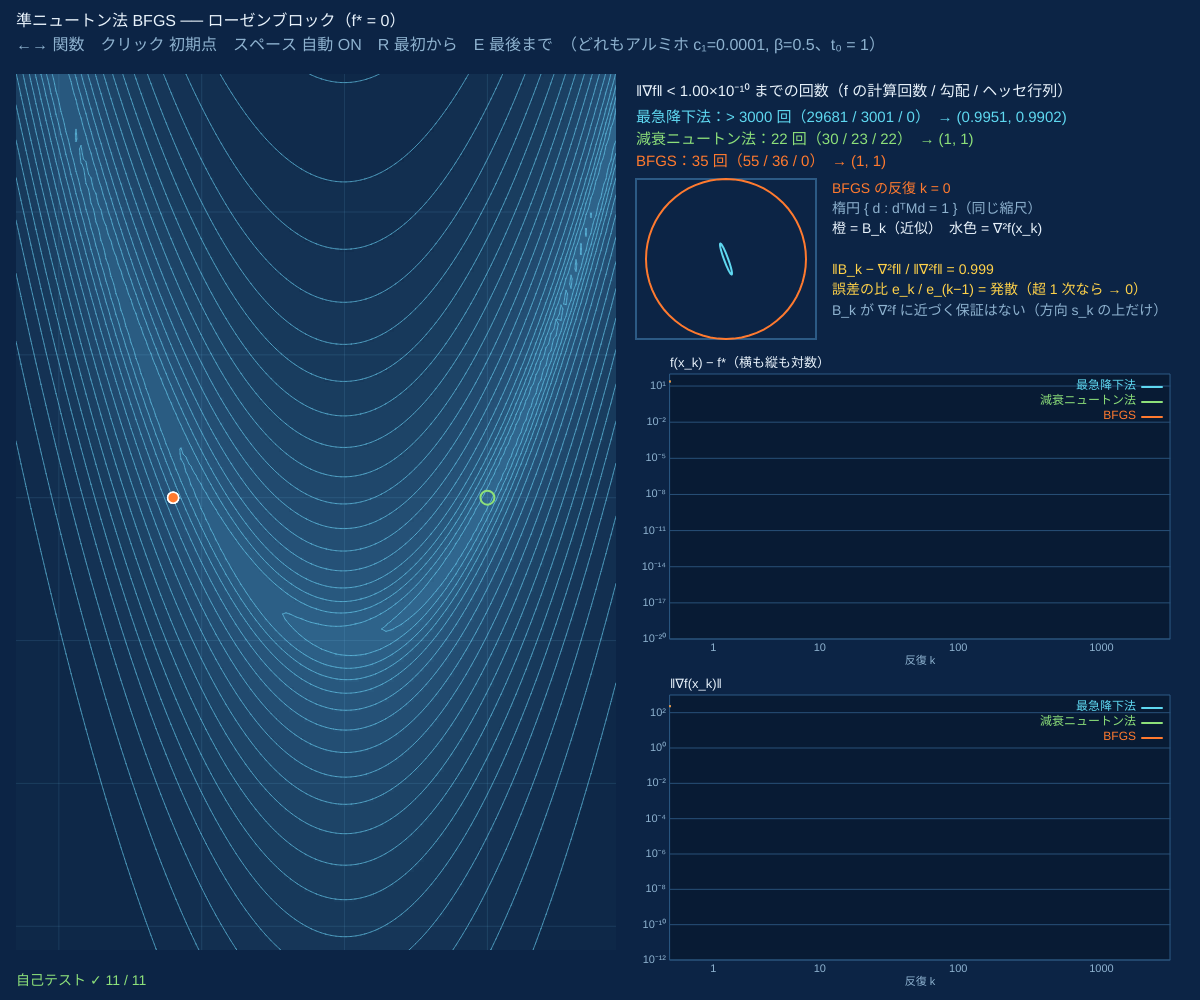
Frame 1 (no input)
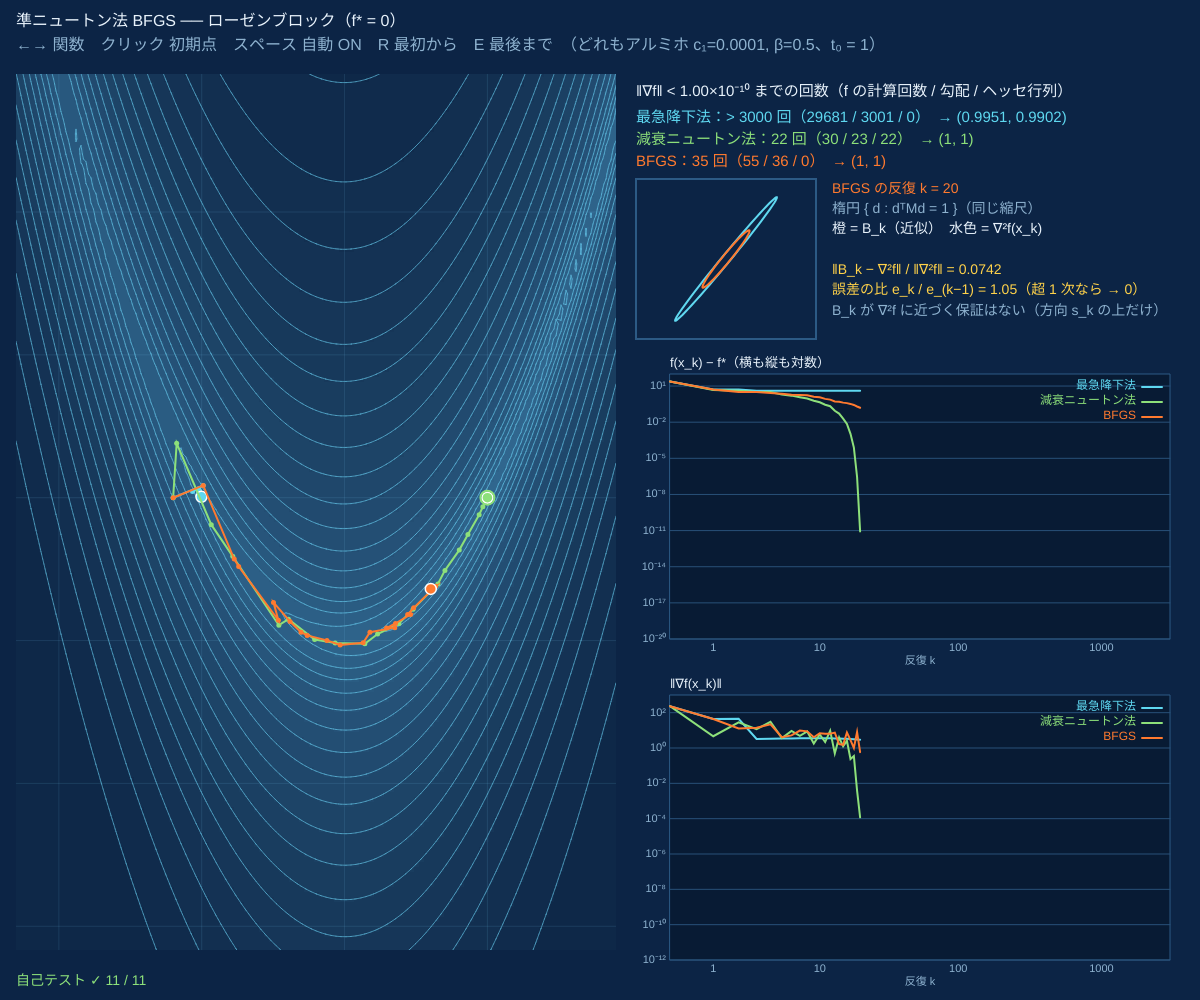
Frame 60 (no input)
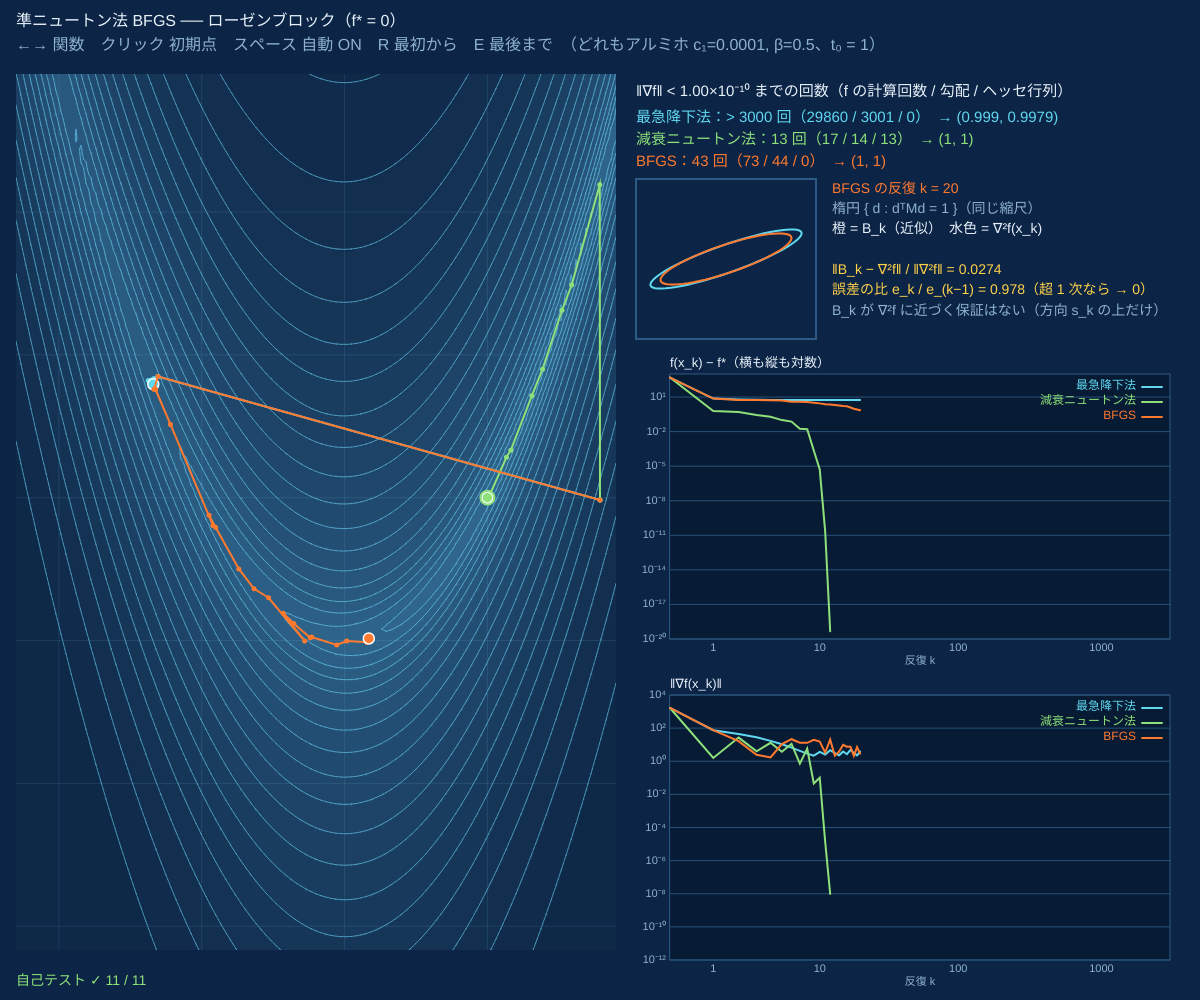
Frame 120 (the mouse pressed at the canvas centre since frame 60)

The p5.js sketch that drew these frames (run headless with seeded random() and noise() and a simulated clock; from frame 60 on, the mouse is pressed at the canvas centre):

// p5.js sketch
// ── sketch.js
// ============================================
// 07 準ニュートン法 BFGS
// ヘッセ行列を計算しないで、勾配の変化 y = ∇f(x₊) − ∇f(x) と移動 s = x₊ − x から「近似のヘッセ行列」B を育てる
//   B₊ s = y（セカント条件）を満たすように毎回すこしだけ直す。右下の楕円：B（橙）と本物の ∇²f（水色）
//   同じ関数で 最急降下法（アルミホ）・減衰ニュートン法・BFGS を競走させる
// ←→ = 関数 / クリック = 初期点 / スペース = 自動 / R = 最初から / E = 最後まで
// ============================================

const KMAX = 3000;          // ★ 反復の最大回数
const GTOL = 1e-10;         // ★ ‖∇f‖ がこれより小さくなったら止める
const C1 = 1e-4, BETA = 0.5; // ★ アルミホの定数（3 つの方法で共通）
const STARTS = [[-1.2, 1], [2, 2], [-0.3, -0.9], [-2.6, 1.6]];   // ★ 関数ごとの初期点
let FNS, fi = 0, F, V, CI, x0, runs = [], shown = 0, auto = true, METH;

function setup() {
  createCanvas(windowWidth, windowHeight);
  FNS = [ROSEN, BEALE, HIMMEL, quadFn(20)];
  METH = [{ name: '最急降下法', col: PAL.cy }, { name: '減衰ニュートン法', col: PAL.gr }, { name: 'BFGS', col: PAL.or }];
  selfTest();
  rebuild(true);
}
function rebuild(newFn) {
  F = FNS[fi];
  if (newFn) { V = makeView(16, 74, width * 0.5, height - 124, F.view); CI = contourImage(V, F.f); x0 = STARTS[fi]; }
  runs = METH.map((m, i) => runMethod(F, x0, i));
  shown = 0;
}
// 逆行列の形の BFGS 更新：H₊ = (I − ρsyᵀ) H (I − ρysᵀ) + ρssᵀ、ρ = 1/(yᵀs)（n 次元）
function bfgsInv(H, s, y) {
  let r = 1 / vdot(y, s), Hy = H.map((row) => vdot(row, y)), yHy = vdot(y, Hy);
  return H.map((row, i) => row.map((h, j) => h - r * (Hy[i] * s[j] + s[i] * Hy[j]) + (r * r * yHy + r) * s[i] * s[j]));
}
function inv2(M) { let d = M[0][0] * M[1][1] - M[0][1] * M[1][0]; return [[M[1][1] / d, -M[0][1] / d], [-M[1][0] / d, M[0][0] / d]]; }
// m = 0 最急降下、1 減衰ニュートン（∇²f が正定値でなければ対角をずらす）、2 BFGS。どれもアルミホで t を決める
function runMethod(F, p, m) {
  let g = F.g(...p), Hi = [[1, 0], [0, 1]], P = [p], fv = [F.f(...p) - F.fs], gn = [vlen(g)], Hs = [Hi], nf = 1, ng = 1, nh = 0;
  for (let k = 0; k < KMAX && gn[k] > GTOL; k++) {
    let d;
    if (m === 0) d = [-g[0], -g[1]];
    else if (m === 1) {
      let H = F.H(...p), e = eig2(H), sh = e.l[0] > 1e-8 * Math.max(1, Math.abs(e.l[1])) ? 0 : -e.l[0] + 1e-3 * (1 + Math.abs(e.l[1]));
      d = solve2([[H[0][0] + sh, H[0][1]], [H[1][0], H[1][1] + sh]], g).map((v) => -v); nh++;
    } else d = [-(Hi[0][0] * g[0] + Hi[0][1] * g[1]), -(Hi[1][0] * g[0] + Hi[1][1] * g[1])];
    let A = armijo(F, p, d, C1, BETA, 1); nf += A.tries.length;
    let q = [p[0] + A.t * d[0], p[1] + A.t * d[1]], g2 = F.g(...q); ng++;
    if (m === 2) { let s = [q[0] - p[0], q[1] - p[1]], y = [g2[0] - g[0], g2[1] - g[1]]; if (vdot(s, y) > 1e-12 * vlen(s) * vlen(y)) Hi = bfgsInv(Hi, s, y); }   // sᵀy ≤ 0 なら更新しない
    p = q; g = g2;
    let f = F.f(...p) - F.fs;
    if (bad(f) || bad(p[0]) || bad(p[1])) { fv.push(NaN); break; }
    P.push(p); fv.push(Math.max(f, 0)); gn.push(vlen(g)); Hs.push(Hi);
  }
  return { P, fv, gn, Hs, nf, ng, nh };
}
// 楕円 { d : dᵀ M d = 1 } の点（M が正定値のときだけ）
function ellipsePts(M) {
  let e = eig2(M); if (!(e.l[0] > 0)) return null;
  let pts = [];
  for (let i = 0; i <= 64; i++) { let a = (i / 64) * 2 * Math.PI, c = Math.cos(a) / Math.sqrt(e.l[0]), s = Math.sin(a) / Math.sqrt(e.l[1]); pts.push([c * e.v[0][0] + s * e.v[1][0], c * e.v[0][1] + s * e.v[1][1]]); }
  return pts;
}

function draw() {
  background(PAL.bg);
  image(CI, V.px, V.py);
  let L = Math.max(...runs.map((r) => r.P.length));
  if (auto && frameCount % 3 === 0 && shown < L) shown += Math.max(1, Math.floor(shown * 0.04));
  runs.forEach((r, i) => drawPath(V, r.P.slice(0, shown + 1), METH[i].col, 2));
  for (let q of F.xs) { let s = V.toS(...q); noFill(); stroke(PAL.gr); strokeWeight(2); circle(s[0], s[1], 14); }
  hud([['準ニュートン法 BFGS ── ' + F.name + '（f* = ' + fmt(F.fs) + '）', PAL.ink],
    ['←→ 関数　クリック 初期点　スペース 自動 ' + (auto ? 'ON' : 'off') + '　R 最初から　E 最後まで　（どれもアルミホ c₁=' + C1 + ', β=' + BETA + '、t₀ = 1）', PAL.dim]], 16, 14, 16);

  let x = width * 0.53, y = 84, w = width - x - 24;
  hud([['‖∇f‖ < ' + fmt(GTOL) + ' までの回数（f の計算回数 / 勾配 / ヘッセ行列）', PAL.ink]], x, y, 15);
  runs.forEach((r, i) => {
    let n = r.P.length - 1, done = r.gn[n] <= GTOL, yy = y + 26 + i * 22, last = r.P[n];
    fill(METH[i].col); noStroke(); textSize(15); textAlign(LEFT, TOP);
    text(METH[i].name + '：' + (isFinite(r.fv[r.fv.length - 1]) ? (done ? n + ' 回' : '> ' + n + ' 回') : '発散') + '（' + r.nf + ' / ' + r.ng + ' / ' + r.nh + '）　→ (' + fmt(last[0], 4) + ', ' + fmt(last[1], 4) + ')', x, yy);
  });
  // BFGS の近似ヘッセ行列 B = H⁻¹ と本物の ∇²f を楕円で
  let b = runs[2], j = Math.min(shown, b.P.length - 1), B = inv2(b.Hs[j]), T = F.H(...b.P[j]);
  let eB = ellipsePts(B), eT = ellipsePts(T), cx = x + 90, cy = y + 175, R = 0;
  for (let E of [eB, eT]) if (E) for (let p of E) R = Math.max(R, vlen(p));
  let sc = R > 0 ? 80 / R : 1;
  noFill(); stroke(PAL.line); rect(x, y + 95, 180, 160);
  for (let [E, c] of [[eT, PAL.cy], [eB, PAL.or]]) if (E) { stroke(c); strokeWeight(2); beginShape(); for (let p of E) vertex(cx + p[0] * sc, cy - p[1] * sc); endShape(); }
  let dif = Math.hypot(B[0][0] - T[0][0], B[0][1] - T[0][1], B[1][0] - T[1][0], B[1][1] - T[1][1]) / Math.max(1e-300, Math.hypot(...T[0], ...T[1]));
  let ratio = j >= 2 && b.fv[j - 1] > 0 ? errTo(F, b.P[j]) / errTo(F, b.P[j - 1]) : NaN;
  hud([['BFGS の反復 k = ' + j, PAL.or], ['楕円 { d : dᵀMd = 1 }（同じ縮尺）', PAL.dim], ['橙 = B_k（近似）　水色 = ∇²f(x_k)', PAL.ink],
    [eT ? '' : '∇²f は正定値でない → 水色の楕円なし', PAL.pk], ['‖B_k − ∇²f‖ / ‖∇²f‖ = ' + fmt(dif), PAL.ye],
    ['誤差の比 e_k / e_(k−1) = ' + fmt(ratio) + '（超 1 次なら → 0）', PAL.ye], ['B_k が ∇²f に近づく保証はない（方向 s_k の上だけ）', PAL.dim]], x + 196, y + 98, 14);
  let top = y + 290, ph = (height - top - 40 - 56) / 2, sl = (k) => runs.map((r, i) => ({ v: r[k].slice(0, shown + 1), c: METH[i].col, name: METH[i].name }));
  logPlot(x + 34, top, w - 40, ph, sl('fv'), { lo: -20, kmax: Math.max(10, L - 1), logx: true, title: 'f(x_k) − f*（横も縦も対数）' });
  logPlot(x + 34, top + ph + 56, w - 40, ph, sl('gn'), { lo: -12, kmax: Math.max(10, L - 1), logx: true, title: '‖∇f(x_k)‖' });
  drawSelfTest();
}

function mousePressed() { if (V.inside(mouseX, mouseY)) { x0 = V.toW(mouseX, mouseY); rebuild(false); } }
function keyPressed() {
  if (key === RIGHT_ARROW) { fi = (fi + 1) % FNS.length; rebuild(true); }
  if (key === LEFT_ARROW) { fi = (fi + FNS.length - 1) % FNS.length; rebuild(true); }
  if (key === ' ') auto = !auto;
  if (key === 'r' || key === 'R') shown = 0;
  if (key === 'e' || key === 'E') shown = Math.max(...runs.map((r) => r.P.length));
}

function selfTest() {
  let rnd = rngSeed(7);
  for (let G of [ROSEN, BEALE, HIMMEL]) { let e = derivErr(G, [[-1.2, 1], [0.5, -0.3], [2, 1.5]]); stOk(G.name + '：勾配・ヘッセ行列 = 差分', e.g < 1e-6 && e.H < 1e-6, 'g ' + fmt(e.g) + ', H ' + fmt(e.H)); }
  // セカント条件：H₊y = s と B₊s = y（B₊ = H₊⁻¹）
  let H0 = [[2, 0.3], [0.3, 0.7]], s = [0.4, -1.1], y = [1.3, -0.5], H1 = bfgsInv(H0, s, y), B1 = inv2(H1), Bs = [B1[0][0] * s[0] + B1[0][1] * s[1], B1[1][0] * s[0] + B1[1][1] * s[1]];
  stOk('セカント条件 B₊s = y（ちょうど）', vlen([Bs[0] - y[0], Bs[1] - y[1]]) < 1e-12 * vlen(y), '誤差 ' + fmt(vlen([Bs[0] - y[0], Bs[1] - y[1]])));
  // n 次元 2 次関数 ½xᵀAx − bᵀx を正確な直線探索で：n 回以内に終わり、H_n = A⁻¹
  for (let n of [2, 5, 8]) {
    let M = [...Array(n)].map(() => [...Array(n)].map(() => 2 * rnd() - 1)), A = M.map((r, i) => r.map((_, j) => vdot(M.map((q) => q[i]), M.map((q) => q[j])) + (i === j ? 0.5 : 0)));
    let b = [...Array(n)].map(() => rnd()), xx = Array(n).fill(0), Ax = (v) => A.map((r) => vdot(r, v)), g = Ax(xx).map((v, i) => v - b[i]), g0 = vlen(g);
    let H = A.map((r, i) => r.map((_, j) => (i === j ? 1 : 0))), its = 0;
    while (vlen(g) > 1e-11 * g0 && its < n + 3) {
      let d = H.map((r) => -vdot(r, g)), t = -vdot(g, d) / vdot(d, Ax(d)), sv = d.map((v) => t * v);
      xx = xx.map((v, i) => v + sv[i]); let g2 = Ax(xx).map((v, i) => v - b[i]), yv = g2.map((v, i) => v - g[i]);
      H = bfgsInv(H, sv, yv); g = g2; its++;
    }
    let E = 0; A.forEach((r, i) => H[0].forEach((_, j) => (E = Math.max(E, Math.abs(vdot(r, H.map((q) => q[j])) - (i === j ? 1 : 0))))));
    stOk('n = ' + n + ' の 2 次関数・正確な直線探索：' + its + ' 回（≤ n）で解け、A·H_n = I', its <= n && E < 1e-7, '‖A H_n − I‖max ' + fmt(E));
  }
  let rs = [0, 1, 2].map((i) => runMethod(ROSEN, [-1.2, 1], i)), rb = rs[2], nb = rb.P.length - 1;
  stOk('ローゼンブロック (−1.2, 1)：BFGS が (1, 1) に到達（誤差 < 1e−8）', errTo(ROSEN, rb.P[nb]) < 1e-8, nb + ' 回、誤差 ' + fmt(errTo(ROSEN, rb.P[nb])));
  stOk('ローゼンブロック：減衰ニュートン法も (1, 1)、BFGS は最急降下法より 10 倍以上少ない回数', errTo(ROSEN, rs[1].P[rs[1].P.length - 1]) < 1e-8 && 10 * nb < rs[0].P.length - 1, 'GD > ' + (rs[0].P.length - 1) + ' / Newton ' + (rs[1].P.length - 1) + ' / BFGS ' + nb);
  let rat = []; for (let k = nb - 4; k <= nb; k++) rat.push(errTo(ROSEN, rb.P[k]) / errTo(ROSEN, rb.P[k - 1]));
  stOk('BFGS の最後の数回で誤差の比 e_k/e_(k−1) < 0.1（超 1 次収束のしるし）', Math.min(...rat) < 0.1, '比 ' + rat.map((v) => fmt(v, 2)).join(', '));
  stOk('ヒンメルブラウ・ビールでも BFGS が最小点に到達', [[HIMMEL, 2], [BEALE, 1]].every(([G, i]) => { let r = runMethod(G, STARTS[i], 2); return errTo(G, r.P[r.P.length - 1]) < 1e-7; }));
  stReport();
}

// ---------- やってみよう ----------
// 1. ローゼンブロックの谷の中をクリック。最急降下法は数千回、BFGS は数十回。グラフの横軸は対数
// 2. E で最後まで進め、楕円が重なっていくか見よう。近づくのは「通った方向 s_k の上の曲がり方」だけ
// 3. 2 次関数（κ = 20）では BFGS が数回で終わる。正確な直線探索なら n = 2 回で必ず終わる（自己テスト）
// 4. ヒンメルブラウで初期点を変えると、3 つの方法が別々の最小点へ行くことがある
// 5. bfgsInv の更新をやめる（Hi をずっと単位行列）と、BFGS はただの最急降下法になる

// ==================================================
// ここから下は「最適化の道具」（中身は読まなくても OK。消さないでね）
// テスト関数（値・勾配・ヘッセ行列）、等高線、対数グラフ、2×2 行列、直線探索、自己テスト
// ==================================================
const PAL = { bg: '#0c2445', ink: '#e8f2fb', dim: '#8eb2cf', line: '#2c5a85', or: '#ff7a2f', cy: '#5fd8f0', gr: '#8de07a', ye: '#ffd24a', pk: '#ff6fa8', vi: '#b79cff', rd: '#ff5a5a' };

// ---- テスト関数 { f 値, g 勾配, H ヘッセ行列, xs 最小点, fs 最小値, view [中心x, 中心y, 横の半幅] }
function quadFn(kap, th = 0.5) {     // f = ½ xᵀAx、A の固有値は μ = 1 と L = κ（θ だけ回転）
  let c = Math.cos(th), s = Math.sin(th), a = c * c + kap * s * s, b = (1 - kap) * c * s, d = s * s + kap * c * c;
  return { name: '2 次関数 κ = ' + fmt(kap), f: (x, y) => 0.5 * (a * x * x + 2 * b * x * y + d * y * y), g: (x, y) => [a * x + b * y, b * x + d * y],
    H: () => [[a, b], [b, d]], mu: 1, L: kap, xs: [[0, 0]], fs: 0, view: [0, 0, 3.2], start: [-2.6, 1.6], convex: true, th };
}
const ROSEN = { name: 'ローゼンブロック', f: (x, y) => (1 - x) ** 2 + 100 * (y - x * x) ** 2,
  g: (x, y) => [-2 * (1 - x) - 400 * x * (y - x * x), 200 * (y - x * x)],
  H: (x, y) => [[2 - 400 * (y - x * x) + 800 * x * x, -400 * x], [-400 * x, 200]], xs: [[1, 1]], fs: 0, view: [-0.2, 0.9, 2.1], start: [-1.2, 1] };
const HIMMEL = { name: 'ヒンメルブラウ', f: (x, y) => (x * x + y - 11) ** 2 + (x + y * y - 7) ** 2,
  g: (x, y) => [4 * x * (x * x + y - 11) + 2 * (x + y * y - 7), 2 * (x * x + y - 11) + 4 * y * (x + y * y - 7)],
  H: (x, y) => [[12 * x * x + 4 * y - 42, 4 * x + 4 * y], [4 * x + 4 * y, 4 * x + 12 * y * y - 26]],
  xs: [[3, 2], [-2.8051, 3.1313], [-3.7793, -3.2832], [3.5844, -1.8481]], fs: 0, view: [0, 0, 6.2], start: [-0.3, -0.9] };
const BEALE = (() => {
  let C = [1.5, 2.25, 2.625], each = (x, y, fn) => C.forEach((c, i) => { let n = i + 1; fn(c - x + x * y ** n, y ** n - 1, n * x * y ** (n - 1), n * y ** (n - 1), n > 1 ? n * (n - 1) * x * y ** (n - 2) : 0); });
  return { name: 'ビール', f: (x, y) => { let s = 0; each(x, y, (r) => (s += r * r)); return s; },
    g: (x, y) => { let p = [0, 0]; each(x, y, (r, rx, ry) => { p[0] += 2 * r * rx; p[1] += 2 * r * ry; }); return p; },
    H: (x, y) => { let a = 0, b = 0, d = 0; each(x, y, (r, rx, ry, rxy, ryy) => { a += 2 * rx * rx; b += 2 * (rx * ry + r * rxy); d += 2 * (ry * ry + r * ryy); }); return [[a, b], [b, d]]; },
    xs: [[3, 0.5]], fs: 0, view: [0.6, 0, 4.6], start: [-1.5, 1.8] };
})();
HIMMEL.xs = HIMMEL.xs.map((p) => criticalPoint(HIMMEL, p));   // 4 つの最小点を ∇f = 0 のニュートン法で精密に
const LSE = (() => {                  // log(e^(x+3y−0.1) + e^(x−3y−0.1) + e^(−x−0.1))：凸。最小点 (−ln2 / 2, 0)、最小値 (3/2)ln2 − 0.1
  let pr = (x, y) => { let z = [x + 3 * y - 0.1, x - 3 * y - 0.1, -x - 0.1], m = Math.max(...z), e = z.map((v) => Math.exp(v - m)), s = e[0] + e[1] + e[2]; return [m + Math.log(s), e.map((v) => v / s)]; };
  return { name: 'log-sum-exp', f: (x, y) => pr(x, y)[0], g: (x, y) => { let p = pr(x, y)[1]; return [p[0] + p[1] - p[2], 3 * p[0] - 3 * p[1]]; },
    H: (x, y) => { let p = pr(x, y)[1], g0 = p[0] + p[1] - p[2], g1 = 3 * p[0] - 3 * p[1]; return [[1 - g0 * g0, g1 - g0 * g1], [g1 - g0 * g1, 9 * (p[0] + p[1]) - g1 * g1]]; },
    xs: [[-Math.LN2 / 2, 0]], fs: 1.5 * Math.LN2 - 0.1, view: [-0.4, 0, 2.4], start: [-2, 1.1], convex: true, L: 10 };
})();

// ---- 2×2 の行列とベクトル
function eig2(M) {                    // 対称行列の固有値（小さい順）と固有ベクトル
  let a = M[0][0], b = M[0][1], d = M[1][1], t = (a + d) / 2, r = Math.hypot((a - d) / 2, b), l1 = t - r;
  let v = Math.abs(b) > 1e-14 * (Math.abs(a) + Math.abs(d) + 1) ? [l1 - d, b] : a <= d ? [1, 0] : [0, 1], n = Math.hypot(v[0], v[1]);
  v = [v[0] / n, v[1] / n];
  return { l: [l1, t + r], v: [v, [-v[1], v[0]]] };
}
function solve2(M, r) { let det = M[0][0] * M[1][1] - M[0][1] * M[1][0]; return [(M[1][1] * r[0] - M[0][1] * r[1]) / det, (M[0][0] * r[1] - M[1][0] * r[0]) / det]; }
function vlen(v) { return Math.hypot(...v); }
function vdot(a, b) { let s = 0; for (let i = 0; i < a.length; i++) s += a[i] * b[i]; return s; }
function vaxpy(a, x, y) { return y.map((yi, i) => yi + a * x[i]); }   // a·x + y
function bad(v) { return !isFinite(v) || Math.abs(v) > 1e12; }
function errTo(F, p) { return Math.min(...F.xs.map((q) => Math.hypot(p[0] - q[0], p[1] - q[1]))); }

// ---- 微分のチェック（中心差分）。H は「解析的な勾配」の差分と比べる
function fdGrad(fn, x, y, h = 1e-6) { return [(fn(x + h, y) - fn(x - h, y)) / (2 * h), (fn(x, y + h) - fn(x, y - h)) / (2 * h)]; }
function derivErr(F, pts) {
  let eg = 0, eh = 0, rel = (a, b) => Math.abs(a - b) / Math.max(1, Math.abs(b));
  for (let [x, y] of pts) {
    let g = F.g(x, y), n = fdGrad(F.f, x, y), H = F.H(x, y), h = 1e-6;
    let gx1 = F.g(x + h, y), gx0 = F.g(x - h, y), gy1 = F.g(x, y + h), gy0 = F.g(x, y - h);
    let N = [[(gx1[0] - gx0[0]) / (2 * h), (gy1[0] - gy0[0]) / (2 * h)], [(gx1[1] - gx0[1]) / (2 * h), (gy1[1] - gy0[1]) / (2 * h)]];
    eg = Math.max(eg, rel(g[0], n[0]), rel(g[1], n[1]));
    for (let i = 0; i < 2; i++) for (let j = 0; j < 2; j++) eh = Math.max(eh, rel(H[i][j], N[i][j]));
  }
  return { g: eg, H: eh };
}
// ∇f = 0 をニュートン法で解く（停留点を探す）
function criticalPoint(F, p, it = 60) {
  for (let k = 0; k < it; k++) { let d = solve2(F.H(p[0], p[1]), F.g(p[0], p[1])); if (!isFinite(d[0] + d[1])) return null; p = [p[0] - d[0], p[1] - d[1]]; if (vlen(d) < 1e-14) break; }
  return vlen(F.g(p[0], p[1])) < 1e-8 ? p : null;
}
// アルミホの条件 f(x + t d) ≤ f(x) + c₁ t ∇fᵀd になるまで t を β 倍（試した点も返す）
function armijo(F, p, d, c1 = 1e-4, beta = 0.5, t = 1) {
  let f0 = F.f(p[0], p[1]), sl = vdot(F.g(p[0], p[1]), d), tries = [];
  for (let k = 0; k < 60; k++) { let fq = F.f(p[0] + t * d[0], p[1] + t * d[1]); tries.push([t, fq]); if (fq <= f0 + c1 * t * sl) break; t *= beta; }
  return { t, tries, slope: sl };
}

// ---- 画面と世界の座標（縦横の縮尺は同じ）
function makeView(px, py, pw, ph, v) {
  let V = { px, py, pw: Math.round(pw), ph: Math.round(ph), cx: v[0], cy: v[1], hw: v[2] };
  V.sc = V.pw / (2 * V.hw); V.hh = V.ph / (2 * V.sc);
  V.toS = (x, y) => [V.px + V.pw / 2 + (x - V.cx) * V.sc, V.py + V.ph / 2 - (y - V.cy) * V.sc];
  V.toW = (sx, sy) => [V.cx + (sx - V.px - V.pw / 2) / V.sc, V.cy - (sy - V.py - V.ph / 2) / V.sc];
  V.inside = (sx, sy) => sx >= V.px && sx <= V.px + V.pw && sy >= V.py && sy <= V.py + V.ph;
  return V;
}
// 等高線の画像：格子で値を計算 → 分位点で段を決め、色ぬり ＋ マーチングスクエアで線（関数を変えたときだけ呼ぶ）
function contourImage(V, fz, nLev = 18) {
  let cs = 5, nx = Math.ceil(V.pw / cs) + 1, ny = Math.ceil(V.ph / cs) + 1, Z = new Float64Array(nx * ny);
  for (let j = 0; j < ny; j++) for (let i = 0; i < nx; i++) { let [x, y] = V.toW(V.px + i * cs, V.py + j * cs), z = fz(x, y); Z[j * nx + i] = isFinite(z) ? z : 1e300; }
  let srt = Array.from(Z).filter((z) => z < 1e300).sort((a, b) => a - b), lev = [];
  for (let k = 1; k <= nLev; k++) lev.push(srt[Math.min(srt.length - 1, Math.floor(srt.length * Math.pow(k / (nLev + 1), 1.7)))]);
  let G = createGraphics(V.pw, V.ph); G.pixelDensity(1);
  let ctx = G.drawingContext, img = ctx.createImageData(V.pw, V.ph), band = new Uint8Array(nx * ny);
  for (let q = 0; q < Z.length; q++) { let b = 0; while (b < nLev && Z[q] > lev[b]) b++; band[q] = Z[q] >= 1e300 ? 255 : b; }
  for (let py = 0; py < V.ph; py++) for (let px = 0; px < V.pw; px++) {
    let b = band[Math.round(py / cs) * nx + Math.round(px / cs)], t = b === 255 ? 1.25 : b / nLev, o = 4 * (py * V.pw + px);
    img.data[o] = 14 + 34 * (1 - t); img.data[o + 1] = 40 + 62 * (1 - t); img.data[o + 2] = 72 + 70 * (1 - t); img.data[o + 3] = 255;
  }
  ctx.putImageData(img, 0, 0);
  // 方眼（製図用紙）
  let gs = Math.pow(10, Math.floor(Math.log10(V.hw / 2))); if (V.hw / gs > 10) gs *= 2; if (V.hw / gs > 10) gs *= 2.5;
  ctx.strokeStyle = 'rgba(120,200,240,0.12)'; ctx.lineWidth = 1; ctx.beginPath();
  for (let x = Math.ceil((V.cx - V.hw) / gs) * gs; x < V.cx + V.hw; x += gs) { let s = V.toS(x, 0)[0] - V.px; ctx.moveTo(s, 0); ctx.lineTo(s, V.ph); }
  for (let y = Math.ceil((V.cy - V.hh) / gs) * gs; y < V.cy + V.hh; y += gs) { let s = V.toS(0, y)[1] - V.py; ctx.moveTo(0, s); ctx.lineTo(V.pw, s); }
  ctx.stroke();
  ctx.strokeStyle = 'rgba(110,215,250,0.55)';
  for (let L of lev) {
    ctx.beginPath();
    for (let j = 0; j < ny - 1; j++) for (let i = 0; i < nx - 1; i++) {
      let a = Z[j * nx + i], b = Z[j * nx + i + 1], c = Z[(j + 1) * nx + i + 1], d = Z[(j + 1) * nx + i], P = [];
      if (a > L !== b > L) P.push(i + (L - a) / (b - a), j);
      if (b > L !== c > L) P.push(i + 1, j + (L - b) / (c - b));
      if (d > L !== c > L) P.push(i + (L - d) / (c - d), j + 1);
      if (a > L !== d > L) P.push(i, j + (L - a) / (d - a));
      for (let q = 0; q + 3 < P.length; q += 4) { ctx.moveTo(P[q] * cs, P[q + 1] * cs); ctx.lineTo(P[q + 2] * cs, P[q + 3] * cs); }
    }
    ctx.stroke();
  }
  G.levels = lev;
  return G;
}

// ---- 対数グラフ：series = [{ v: 値の配列, c: 色, name, dash }]。0 以下・NaN は描かない。opt = { lo, hi, logx, title, kmax }
function logPlot(x, y, w, h, series, opt = {}) {
  let lo = opt.lo, hi = opt.hi, kmax = opt.kmax || 1, mn = Infinity, mx = -Infinity;
  for (let s of series) { if (!opt.kmax) kmax = Math.max(kmax, s.v.length - 1); for (let v of s.v) if (v > 0 && isFinite(v)) { mn = Math.min(mn, Math.log10(v)); mx = Math.max(mx, Math.log10(v)); } }
  if (lo === undefined) lo = isFinite(mn) ? Math.max(-17, Math.floor(mn)) : -16;
  if (hi === undefined) hi = isFinite(mx) ? Math.ceil(mx) : 2;
  if (hi <= lo) hi = lo + 1;
  let X = (k) => x + w * (opt.logx ? Math.log(1 + k) / Math.log(1 + kmax) : k / kmax), Y = (v) => y + h - (h * (Math.log10(v) - lo)) / (hi - lo);
  push();
  fill(8, 26, 50, 230); stroke(PAL.line); strokeWeight(1); rect(x, y, w, h);
  textSize(11); textAlign(RIGHT, CENTER);
  let de = Math.max(1, Math.ceil((hi - lo) / 8));
  for (let e = lo; e <= hi; e += de) { let yy = Y(Math.pow(10, e)); stroke(40, 80, 120); line(x, yy, x + w, yy); noStroke(); fill(PAL.dim); text('10' + sup(e), x - 4, yy); }
  textAlign(CENTER, TOP); noStroke(); fill(PAL.dim);
  let kt = opt.logx ? [1, 10, 100, 1000, 10000].filter((k) => k <= kmax) : [0, Math.round(kmax / 2), kmax];
  for (let k of kt) text(k, X(k), y + h + 3);
  text(opt.xlabel || '反復 k', x + w / 2, y + h + 16);
  for (let s of series) {
    stroke(s.c); strokeWeight(s.wt || 2); noFill();
    if (s.dash) drawingContext.setLineDash([6, 5]);
    let pts = [];
    let flush = () => { if (pts.length >= 2) { beginShape(); for (let p of pts) vertex(p[0], p[1]); endShape(); } else if (pts.length === 1) point(pts[0][0], pts[0][1]); pts = []; };
    for (let k = 0; k < s.v.length && k <= kmax; k++) { let v = s.v[k]; if (v > 0 && isFinite(v)) pts.push([X(k), Math.max(y, Math.min(y + h, Y(v)))]); else flush(); }
    flush(); drawingContext.setLineDash([]);
  }
  noStroke(); textAlign(RIGHT, TOP); textSize(12);
  series.filter((s) => s.name).forEach((s, i) => { let yy = y + 6 + 15 * i; noStroke(); fill(s.c); text(s.name, x + w - 34, yy); stroke(s.c); strokeWeight(2); if (s.dash) drawingContext.setLineDash([4, 3]); line(x + w - 28, yy + 7, x + w - 8, yy + 7); drawingContext.setLineDash([]); });
  if (opt.title) { noStroke(); fill(PAL.ink); textSize(13); textAlign(LEFT, BOTTOM); text(opt.title, x, y - 4); }
  pop();
}

// ---- 描く道具
function arrow(x1, y1, x2, y2, c, w = 2) {
  let a = Math.atan2(y2 - y1, x2 - x1), L = Math.hypot(x2 - x1, y2 - y1), hd = Math.min(12, L * 0.4);
  push(); stroke(c); fill(c); strokeWeight(w); line(x1, y1, x2, y2);
  if (L > 2) triangle(x2, y2, x2 - hd * Math.cos(a - 0.4), y2 - hd * Math.sin(a - 0.4), x2 - hd * Math.cos(a + 0.4), y2 - hd * Math.sin(a + 0.4));
  pop();
}
function drawPath(V, P, c, w = 2, dots = true) {   // 反復点の列を折れ線と点で
  if (P.length === 0) return;
  push(); stroke(c); strokeWeight(w); noFill();
  if (P.length >= 2) { beginShape(); for (let p of P) { let s = V.toS(p[0], p[1]); vertex(s[0], s[1]); } endShape(); }
  if (dots) { noStroke(); fill(c); for (let i = 0; i < P.length; i += Math.max(1, Math.floor(P.length / 60))) { let s = V.toS(P[i][0], P[i][1]); circle(s[0], s[1], 5); } }
  let s = V.toS(P[P.length - 1][0], P[P.length - 1][1]); stroke(255); strokeWeight(1.5); fill(c); circle(s[0], s[1], 11);
  pop();
}
function hud(lines, x, y, sz = 15, lh = 1.45) {   // 文字の列（[文字, 色] または 文字）
  push(); noStroke(); textSize(sz); textAlign(LEFT, TOP);
  lines.forEach((L, i) => { let [s, c] = Array.isArray(L) ? L : [L, PAL.ink]; fill(c); text(s, x, y + i * sz * lh); });
  pop();
}
const SUP = { '-': '⁻', 0: '⁰', 1: '¹', 2: '²', 3: '³', 4: '⁴', 5: '⁵', 6: '⁶', 7: '⁷', 8: '⁸', 9: '⁹' };
function sup(n) { return String(n).split('').map((ch) => SUP[ch] || ch).join(''); }
function fmt(v, d = 3) {             // 数の表示（発散・とても小さい数も）
  if (!isFinite(v) || Math.abs(v) > 1e12) return '発散';
  if (v === 0) return '0';
  let a = Math.abs(v);
  if (a < 1e-3 || a >= 1e5) { let e = Math.floor(Math.log10(a)), m = v / Math.pow(10, e); return m.toFixed(d - 1) + '×10' + sup(e); }
  return String(+v.toPrecision(d));
}
function rngSeed(s) { return () => { s |= 0; s = (s + 0x6d2b79f5) | 0; let t = Math.imul(s ^ (s >>> 15), 1 | s); t = (t + Math.imul(t ^ (t >>> 7), 61 | t)) ^ t; return ((t ^ (t >>> 14)) >>> 0) / 4294967296; }; }

// ---- 自己テスト（起動時に、知られている答えと照合する）
let selfTestResults = [];
function stOk(name, cond, info = '') { selfTestResults.push({ name, ok: !!cond, info }); }
function stReport() { for (let r of selfTestResults) (r.ok ? console.log : console.error)((r.ok ? '✓ ' : '✗ ') + r.name + (r.info ? '  [' + r.info + ']' : '')); }
function selfTestLine() { let n = selfTestResults.filter((r) => r.ok).length; return '自己テスト ' + (n === selfTestResults.length ? '✓ ' : '✗ ') + n + ' / ' + selfTestResults.length; }
function drawSelfTest() { push(); noStroke(); textSize(14); textAlign(LEFT, BOTTOM); fill(selfTestResults.every((r) => r.ok) ? PAL.gr : PAL.rd); text(selfTestLine(), 16, height - 12); pop(); }
